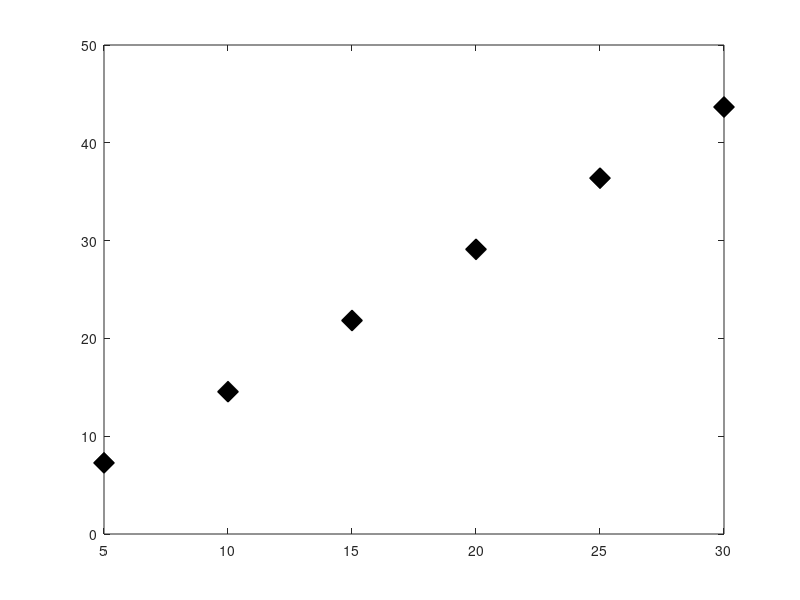

This chart was generated by the following MATLAB code: (Note: this script raises an error after producing the figure.)
%{
Swourp Bhattarai
 
ENGR 1250-002
%}

clear; clc; close all;

Specs = {'Crazy Marshmallows',0.100, 20, 5,22,3.00;'Cinnamonairs',0.168,20,4.5,24.5,1.75;'Loopy Loops',0.103,20,5.5,30.5,1.50;'Crunch Bunch',0.118,20,7,32,2.50;};
choice = menu("What cerial would you like to order?", Specs(1:end,1));
Box = input("Enter the number of boxes you would like: ");
UserName = input('Enter your name:', 's');

den_of_water = 1000;
Dense = Specs{choice,2} * den_of_water;
V = (Specs{choice,3}/100)*(Specs{choice,4}/100)*(Specs{choice,5}/100);
Mass = Dense * V;
Cost = (Mass*2.205) * Specs{choice,6};
CName = Specs{choice,1};
fprintf("%s ordered %.0f boxes of %s cereal.\nThe total cost of the order is $%.2f.\n", UserName, Box, CName, Cost*Box);


Box_num = [5:5:30];
Cost_per = Cost * Box_num;

CData=[5 10 15 20 25 30; 7 15 22 29 36 44];

%plot(CData(1,1:end),CData(2,1:end), 'dk', 'markerFaceColor' , 'k','MarkerSize', 15 );

%tried to contact a TA and ask if Q 10 wanted us to use the choice that the
%user picked to make a graph or use the CData as provided, but noone
%answered so i am making/showing them both ways
plot(Box_num, Cost_per, 'dk', 'markerFaceColor' , 'k','MarkerSize', 15 );


axis([0 (Box_num(end)+5) 0 round(Cost_per(end), -1)])
grid on;
xlabel('Number of Boxes (N) [#]' ,'FontWeight' , 'bold', 'FontSize', 18 );
ylabel('Total Cost (C) [$]', 'FontWeight' , 'bold','FontSize', 18);